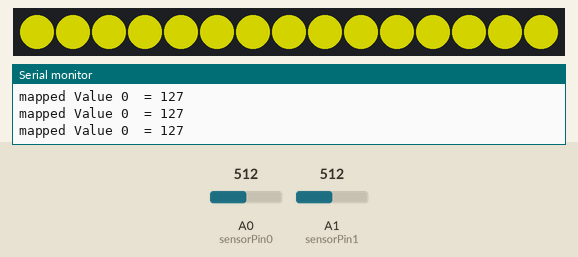
Bench run of a sketch on a simulated Arduino Uno, built with avr-gcc and run on an emulated ATmega328P. Shown: 15 RGB LEDs in strip order, left to right, the last lines printed to the serial monitor. The test bench sets the inputs (shaded band); at power-on: A0 (sensorPin0) = 512, A1 (sensorPin1) = 512. Dim RGB values are drawn brighter than linear.

Above: at 1.2 s.
1.3 s: A0 (sensorPin0) set to 306
At 2.5 s:
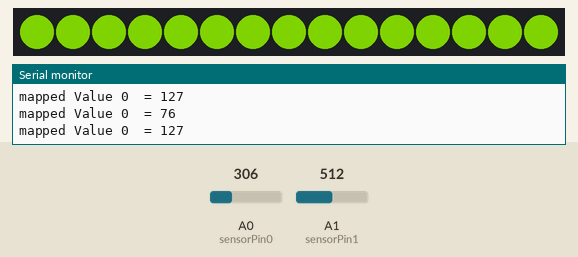
2.8 s: A1 (sensorPin1) set to 122
At 3.8 s:
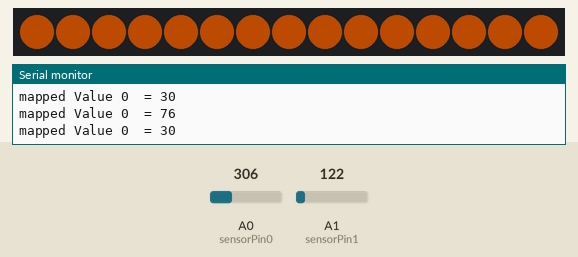
4.3 s: A1 (sensorPin1) set to 716
At 5.3 s:
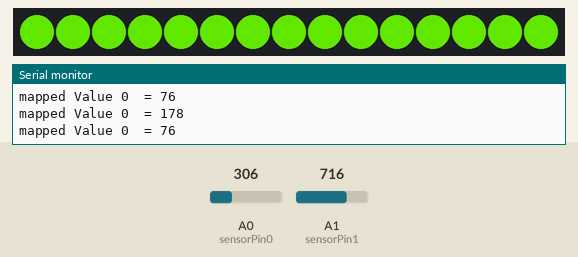
5.8 s: A0 (sensorPin0) set to 1023
At 6.5 s:
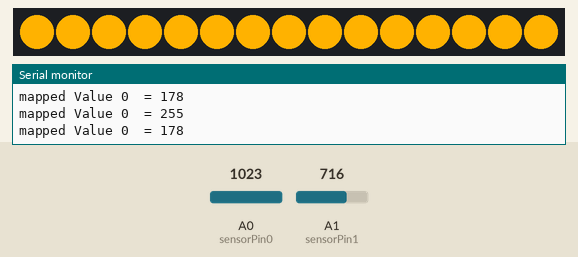
7.3 s: A1 (sensorPin1) set to 0
At 8.1 s:
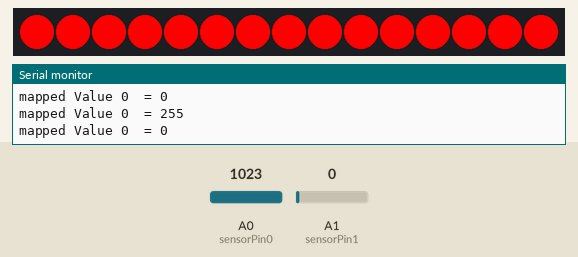
8.8 s: A0 (sensorPin0) set to 0
At 9.5 s:
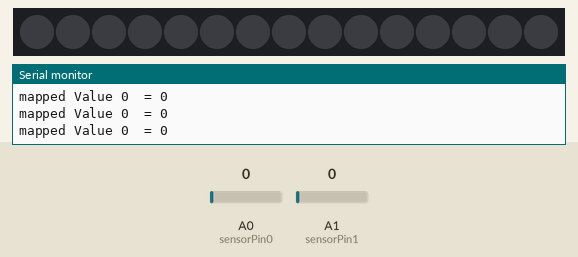
Timing chart, 0 to 11.3 s (numbered marks = the images above; inputs shaded):
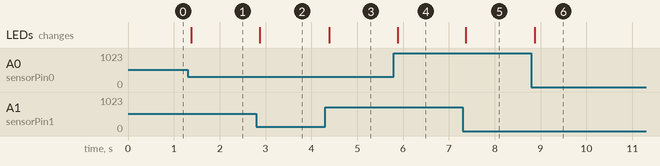

Measured:
- after the input at 1.3 s, the LEDs: change after 0.08 s (image 1)
- after the input at 2.8 s, the LEDs: change after 0.08 s (image 2)
- after the input at 4.3 s, the LEDs: change after 0.09 s (image 3)
- after the input at 5.8 s, the LEDs: change after 0.09 s (image 4)
- after the input at 7.3 s, the LEDs: change after 0.07 s (image 5)
- after the input at 8.8 s, the LEDs: change after 0.07 s (image 6)

The sketch:

AnalogInput_example4_With_Neopixels.ino
```cpp
/*
  Analog Input

  Demonstrates analog input by reading an analog sensor on analog pin 0
*/

#include <Adafruit_NeoPixel.h>

// Which pin on the Arduino is connected to the NeoPixels?
#define PIN        6

// How many NeoPixels are attached to the Arduino?
#define NUMPIXELS 15


Adafruit_NeoPixel pixels(NUMPIXELS, PIN, NEO_GRB + NEO_KHZ800);

int sensorPin0 = A0;    // select the input pin for the potentiometer
int sensorPin1 = A1;   // select the input pin for the potentiometer

int sensorValue0 = 0;  // variable to store the value coming from the sensor
int sensorValue1 = 0;  // variable to store the value coming from the sensor
int sensorMapped0 = 0; //Where we store our mapped Value
int sensorMapped1 = 0; //Where we store our mapped Value

int inputLow = 0;     //Minimum value from analogue sensor
int inputHigh = 1023; // maximum value from analogue sensor
int mappedLow = 0;    // minimum value of map() output range
int mappedHigh = 255; // maximum value of map() output range


void setup() {
  // declare the sensorPins as an INPUT:
  pinMode(sensorPin0, INPUT);
  pinMode(sensorPin1, INPUT);

  //enable the Serial pin
  Serial.begin(9600);

  pixels.begin(); // INITIALIZE NeoPixel strip object (REQUIRED)
}

void loop() {
  // read the value from the sensor:
  sensorValue0 = analogRead(sensorPin0);
  sensorValue1 = analogRead(sensorPin1);

  //map the input range of 0 - 1023 to 0 - 255
  //store in the sensorMapped variable

  sensorMapped0 = map(sensorValue0, inputLow, inputHigh, mappedLow, mappedHigh);
  sensorMapped1 = map(sensorValue1, inputLow, inputHigh, mappedLow, mappedHigh);

  //Display the Sensor Value on the Serial Monitor
  Serial.print("mapped Value 0  = ");
  Serial.println(sensorMapped0);

  Serial.print("mapped Value 0  = ");
  Serial.println(sensorMapped1);
  // The first NeoPixel in a strand is #0, second is 1, all the way up
  // to the count of pixels minus one.
  for(int i=0; i<NUMPIXELS; i++) { // For each pixel...

    // pixels.Color() takes RGB values, from 0,0,0 up to 255,255,255
    // Here we're using a moderately bright green color:
    pixels.setPixelColor(i, pixels.Color(sensorMapped0, sensorMapped1, 0));

    pixels.show();   // Send the updated pixel colors to the hardware.


  }

}
```
